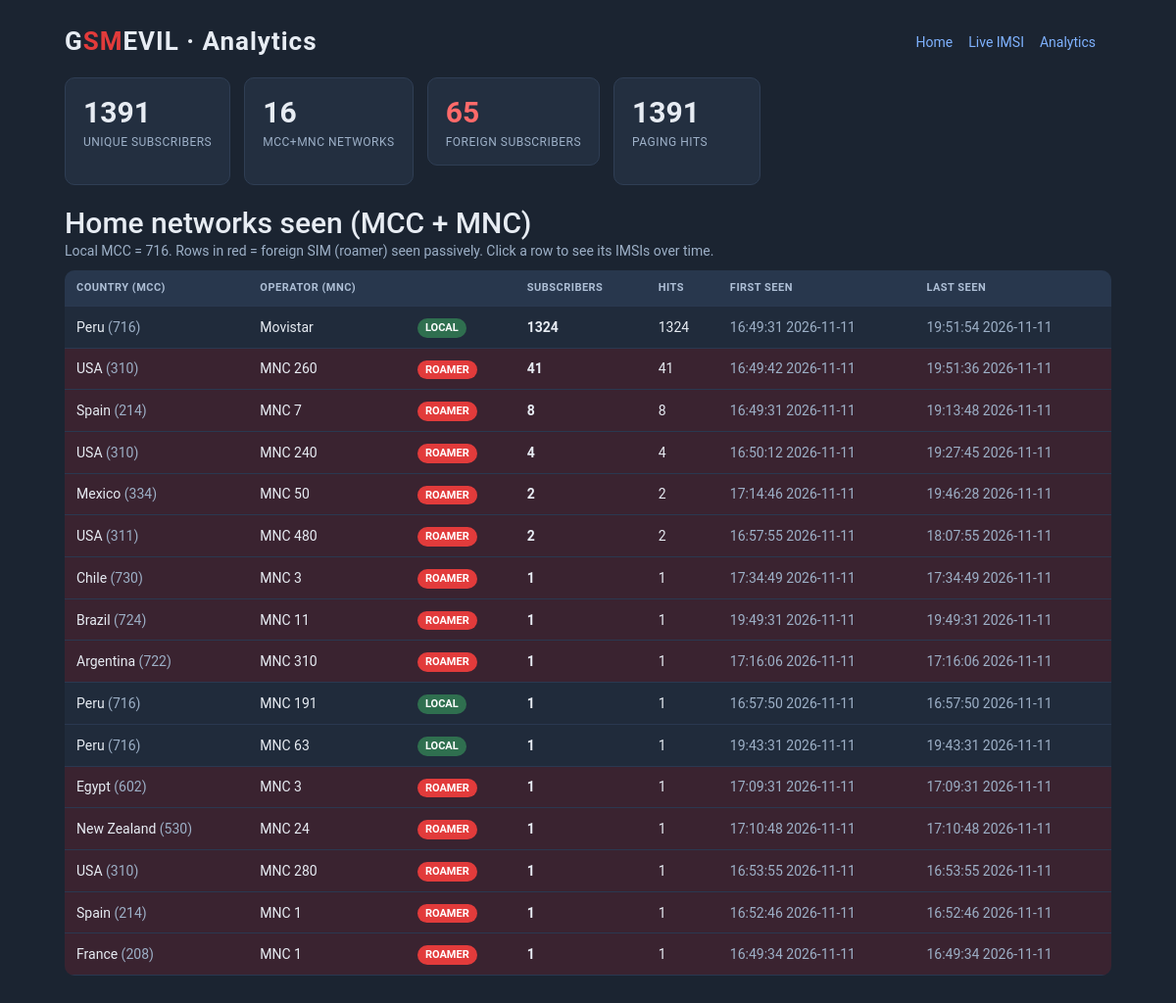
The page /analytics/ on the database its author committed.
### tables this page shows
CREATE TABLE imsi_data(id INTEGER PRIMARY KEY, imsi TEXT, tmsi TEXT, mcc INTEGER, mnc INTEGER, lac INTEGER, ci INTEGER, date_time timestamp);

### GsmEvil.py (the view)
@app.route('/analytics/')
def analytics():
    mcc = request.args.get('mcc', type=int)
    mnc = request.args.get('mnc', type=int)
    data = imsi_analytics(os.path.join('database', 'imsi.db'), mcc, mnc)
    return render_template('analytics.html', **data)

### analytics.py (called while the page is built)
def country_for(mcc):
    try:
        mcc = int(mcc)
    except (TypeError, ValueError):
        return "Unknown"
    return MCC_COUNTRY.get(mcc, f"MCC {mcc}")

def operator_for(mcc, mnc):
    try:
        mcc, mnc = int(mcc), int(mnc)
    except (TypeError, ValueError):
        return ""
    if mcc == LOCAL_MCC:
        return PE_MNC.get(mnc, f"MNC {mnc}")
    return f"MNC {mnc}"

def _connect_ro(db_path):
    return sqlite3.connect(f"file:{db_path}?mode=ro", uri=True)

### templates/analytics.html (shortened to what this page needs)
<!doctype html>
<html lang="en">
<head>
	<link href="{{ url_for('static', filename='./css/bootstrap.css') }}" rel="stylesheet">
</head>
<body>
<div class="wrap">
	<div class="top">
		<div class="brand">G<b>SM</b>EVIL · Analytics</div>
		<div class="nav muted" style="margin-left:auto;">
			<a href="/">Home</a><a href="/imsi/">Live IMSI</a><a href="/analytics/">Analytics</a>
		</div>
	</div>
	<div class="cards">
		<div class="card"><div class="n">{{ totals.subscribers }}</div><div class="l">Unique subscribers</div></div>
		<div class="card"><div class="n">{{ totals.combos }}</div><div class="l">MCC+MNC networks</div></div>
		<div class="card alert"><div class="n">{{ totals.foreign_subscribers }}</div><div class="l">Foreign subscribers</div></div>
		<div class="card"><div class="n">{{ totals.hits }}</div><div class="l">Paging hits</div></div>
	</div>
	{% if mode == 'overview' %}
		<h2>Home networks seen (MCC + MNC)</h2>
		<p class="muted">Local MCC = {{ local_mcc }}. Rows in red = foreign SIM (roamer) seen passively. Click a row to see its IMSIs over time.</p>
		<table>
			<tr><th>Country (MCC)</th><th>Operator (MNC)</th><th></th><th>Subscribers</th><th>Hits</th><th>First seen</th><th>Last seen</th></tr>
			{% for r in rows %}
			<tr class="{{ 'foreign' if r.foreign else '' }}" onclick="location='/analytics/?mcc={{ r.mcc }}&mnc={{ r.mnc }}'" style="cursor:pointer">
				<td>{{ r.country }} <span class="muted">({{ r.mcc }})</span></td>
				<td>{{ r.operator }}</td>
				<td>{% if r.foreign %}<span class="tag foreign">ROAMER</span>{% else %}<span class="tag local">LOCAL</span>{% endif %}</td>
				<td><b>{{ r.subscribers }}</b></td>
				<td>{{ r.hits }}</td>
				<td class="muted">{{ r.first_seen }}</td>
				<td class="muted">{{ r.last_seen }}</td>
			</tr>
			{% endfor %}
		</table>
	{% endif %}
</div>
</body>
</html>

### templates/analytics.html (style rules this page uses)
body { background:#1b2431; color:#e7ecf3; font-family:'Roboto',Arial,sans-serif; margin:0; }
.wrap { max-width:1100px; margin:0 auto; padding:24px 16px 60px; }
.top { display:flex; align-items:center; gap:14px; margin-bottom:18px; flex-wrap:wrap; }
.brand { font-size:26px; font-weight:700; letter-spacing:1px; }
.brand b { color:#e23b3b; }
a { color:#7fb2ff; text-decoration:none; }
.cards { display:flex; gap:14px; flex-wrap:wrap; margin:10px 0 22px; }
.card { background:#232f40; border:1px solid #2f3e54; border-radius:10px; padding:14px 18px; min-width:150px; }
.card .n { font-size:30px; font-weight:700; }
.card .l { font-size:12px; color:#9db0c7; text-transform:uppercase; letter-spacing:.5px; }
.card.alert .n { color:#ff6a6a; }
table { width:100%; border-collapse:collapse; background:#202b3b; border-radius:10px; overflow:hidden; }
th,td { padding:10px 12px; text-align:left; font-size:14px; border-bottom:1px solid #2a3850; }
th { background:#28374d; color:#aebfd6; text-transform:uppercase; font-size:11px; letter-spacing:.5px; }
tr.foreign td { background:#3a2330; }
.tag { display:inline-block; padding:2px 8px; border-radius:20px; font-size:11px; font-weight:700; }
.tag.foreign { background:#e23b3b; color:#fff; }
.tag.local { background:#2f6f4f; color:#fff; }
.muted { color:#9db0c7; }
.nav a { margin-right:16px; }
h2 { margin:6px 0 2px; }

### rows shown on the page
imsi_data: country "Spain", mcc "214", operator "MNC 1", shows "ROAMER", subscribers "1", hits "1", first_seen "16:52:46 2026-11-11", last_seen "16:52:46 2026-11-11"
imsi_data: country "France", mcc "208", operator "MNC 1", shows "ROAMER", subscribers "1", hits "1", first_seen "16:49:34 2026-11-11", last_seen "16:49:34 2026-11-11"

### other values the page prints
{{ totals.subscribers }} "1391"
{{ totals.combos }} "16"
{{ totals.foreign_subscribers }} "65"
{{ totals.hits }} "1391"
{{ local_mcc }} "716"
{{ r.country }} "Peru" "USA" "Spain" "USA" "Mexico" "USA" "Chile" "Brazil" "Argentina" "Peru" "Peru" "Egypt" "New Zealand" "USA"
{{ r.mcc }} "716" "310" "214" "310" "334" "311" "730" "724" "722" "716" "716" "602" "530" "310"
{{ r.operator }} "Movistar" "MNC 260" "MNC 7" "MNC 240" "MNC 50" "MNC 480" "MNC 3" "MNC 11" "MNC 310" "MNC 191" "MNC 63" "MNC 3" "MNC 24" "MNC 280"
{{ r.subscribers }} "1324" "41" "8" "4" "2" "2" "1" "1" "1" "1" "1" "1" "1" "1"
{{ r.hits }} "1324" "41" "8" "4" "2" "2" "1" "1" "1" "1" "1" "1" "1" "1"
{{ r.first_seen }} "16:49:31 2026-11-11" "16:49:42 2026-11-11" "16:49:31 2026-11-11" "16:50:12 2026-11-11" "17:14:46 2026-11-11" "16:57:55 2026-11-11" "17:34:49 2026-11-11" "19:49:31 2026-11-11" "17:16:06 2026-11-11" "16:57:50 2026-11-11" "19:43:31 2026-11-11" "17:09:31 2026-11-11" "17:10:48 2026-11-11" "16:53:55 2026-11-11"
{{ r.last_seen }} "19:51:54 2026-11-11" "19:51:36 2026-11-11" "19:13:48 2026-11-11" "19:27:45 2026-11-11" "19:46:28 2026-11-11" "18:07:55 2026-11-11" "17:34:49 2026-11-11" "19:49:31 2026-11-11" "17:16:06 2026-11-11" "16:57:50 2026-11-11" "19:43:31 2026-11-11" "17:09:31 2026-11-11" "17:10:48 2026-11-11" "16:53:55 2026-11-11"
